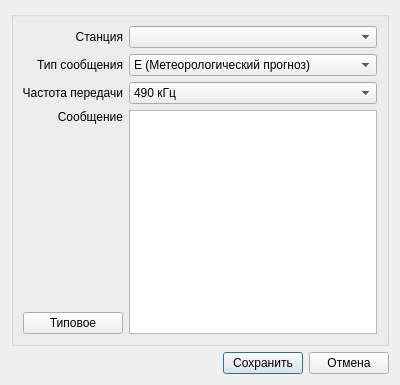
<?xml version="1.0" encoding="UTF-8"?>
<ui version="4.0">
 <class>SvNavtexEditorDialog</class>
 <widget class="QDialog" name="SvNavtexEditorDialog">
  <property name="geometry">
   <rect>
    <x>0</x>
    <y>0</y>
    <width>400</width>
    <height>385</height>
   </rect>
  </property>
  <property name="windowTitle">
   <string>Dialog</string>
  </property>
  <layout class="QVBoxLayout" name="verticalLayout_3">
   <item>
    <widget class="QGroupBox" name="gbVessels_3">
     <property name="font">
      <font>
       <weight>75</weight>
       <bold>true</bold>
      </font>
     </property>
     <property name="title">
      <string/>
     </property>
     <layout class="QVBoxLayout" name="verticalLayout_2">
      <item>
       <layout class="QHBoxLayout" name="horizontalLayout_17">
        <item>
         <widget class="QLabel" name="label_15">
          <property name="minimumSize">
           <size>
            <width>100</width>
            <height>0</height>
           </size>
          </property>
          <property name="maximumSize">
           <size>
            <width>90</width>
            <height>16777215</height>
           </size>
          </property>
          <property name="font">
           <font>
            <weight>50</weight>
            <bold>false</bold>
           </font>
          </property>
          <property name="text">
           <string>Станция</string>
          </property>
          <property name="alignment">
           <set>Qt::AlignRight|Qt::AlignTrailing|Qt::AlignVCenter</set>
          </property>
         </widget>
        </item>
        <item>
         <widget class="QComboBox" name="cbNAVTEXStation">
          <property name="font">
           <font>
            <weight>50</weight>
            <bold>false</bold>
           </font>
          </property>
         </widget>
        </item>
       </layout>
      </item>
      <item>
       <layout class="QHBoxLayout" name="horizontalLayout_19">
        <item>
         <widget class="QLabel" name="label_17">
          <property name="minimumSize">
           <size>
            <width>100</width>
            <height>0</height>
           </size>
          </property>
          <property name="maximumSize">
           <size>
            <width>90</width>
            <height>16777215</height>
           </size>
          </property>
          <property name="font">
           <font>
            <weight>50</weight>
            <bold>false</bold>
           </font>
          </property>
          <property name="text">
           <string>Тип сообщения</string>
          </property>
          <property name="alignment">
           <set>Qt::AlignRight|Qt::AlignTrailing|Qt::AlignVCenter</set>
          </property>
         </widget>
        </item>
        <item>
         <widget class="QComboBox" name="cbNAVTEXMessageType">
          <property name="font">
           <font>
            <weight>50</weight>
            <bold>false</bold>
           </font>
          </property>
          <property name="currentIndex">
           <number>4</number>
          </property>
          <property name="sizeAdjustPolicy">
           <enum>QComboBox::AdjustToMinimumContentsLength</enum>
          </property>
          <item>
           <property name="text">
            <string>A (Навигационное предупреждение)</string>
           </property>
          </item>
          <item>
           <property name="text">
            <string>B (Метеорологическое предупреждение)</string>
           </property>
          </item>
          <item>
           <property name="text">
            <string>C (Ледовая сводка)</string>
           </property>
          </item>
          <item>
           <property name="text">
            <string>D (Аварийно-спасательное сообщениe)</string>
           </property>
          </item>
          <item>
           <property name="text">
            <string>E (Метеорологический прогноз)</string>
           </property>
          </item>
          <item>
           <property name="text">
            <string>F (Информация для лоцманов)</string>
           </property>
          </item>
          <item>
           <property name="text">
            <string>G (Cообщение системы Decca)</string>
           </property>
          </item>
          <item>
           <property name="text">
            <string>H (Cообщение системы LORAN)</string>
           </property>
          </item>
          <item>
           <property name="text">
            <string>I (Cообщение системы Omega)</string>
           </property>
          </item>
          <item>
           <property name="text">
            <string>J (Статус спутников GPS и ГЛОНАСС)</string>
           </property>
          </item>
          <item>
           <property name="text">
            <string>K (Дополнение к «J»)</string>
           </property>
          </item>
          <item>
           <property name="text">
            <string>L (Сообщение о потере буровых платформ)</string>
           </property>
          </item>
          <item>
           <property name="text">
            <string>V (Подробное навигационное предупреждение &quot;A&quot;)</string>
           </property>
          </item>
          <item>
           <property name="text">
            <string>W X Y (Тестовый режим)</string>
           </property>
          </item>
          <item>
           <property name="text">
            <string>Z (Предупреждение отсутствует)</string>
           </property>
          </item>
         </widget>
        </item>
       </layout>
      </item>
      <item>
       <layout class="QHBoxLayout" name="horizontalLayout_7">
        <item>
         <widget class="QLabel" name="label_12">
          <property name="minimumSize">
           <size>
            <width>100</width>
            <height>0</height>
           </size>
          </property>
          <property name="maximumSize">
           <size>
            <width>60</width>
            <height>16777215</height>
           </size>
          </property>
          <property name="font">
           <font>
            <weight>50</weight>
            <bold>false</bold>
           </font>
          </property>
          <property name="text">
           <string>Частота передачи</string>
          </property>
          <property name="alignment">
           <set>Qt::AlignRight|Qt::AlignTrailing|Qt::AlignVCenter</set>
          </property>
         </widget>
        </item>
        <item>
         <widget class="QComboBox" name="cbNAVTEXTransmitFrequency">
          <property name="font">
           <font>
            <weight>50</weight>
            <bold>false</bold>
           </font>
          </property>
          <item>
           <property name="text">
            <string>490 кГц</string>
           </property>
          </item>
          <item>
           <property name="text">
            <string>518 кГц</string>
           </property>
          </item>
          <item>
           <property name="text">
            <string>4209,5 кГц</string>
           </property>
          </item>
         </widget>
        </item>
       </layout>
      </item>
      <item>
       <layout class="QHBoxLayout" name="horizontalLayout">
        <item>
         <layout class="QVBoxLayout" name="verticalLayout">
          <item>
           <widget class="QLabel" name="label_18">
            <property name="minimumSize">
             <size>
              <width>100</width>
              <height>0</height>
             </size>
            </property>
            <property name="maximumSize">
             <size>
              <width>90</width>
              <height>16777215</height>
             </size>
            </property>
            <property name="font">
             <font>
              <weight>50</weight>
              <bold>false</bold>
             </font>
            </property>
            <property name="text">
             <string>Сообщение</string>
            </property>
            <property name="alignment">
             <set>Qt::AlignRight|Qt::AlignTop|Qt::AlignTrailing</set>
            </property>
           </widget>
          </item>
          <item>
           <spacer name="verticalSpacer">
            <property name="orientation">
             <enum>Qt::Vertical</enum>
            </property>
            <property name="sizeHint" stdset="0">
             <size>
              <width>20</width>
              <height>40</height>
             </size>
            </property>
           </spacer>
          </item>
          <item>
           <widget class="QPushButton" name="bnSimpleMessage">
            <property name="font">
             <font>
              <weight>50</weight>
              <bold>false</bold>
             </font>
            </property>
            <property name="text">
             <string>Типовое</string>
            </property>
           </widget>
          </item>
         </layout>
        </item>
        <item>
         <widget class="QTextEdit" name="textNAVTEXMessageText">
          <property name="font">
           <font>
            <weight>50</weight>
            <bold>false</bold>
           </font>
          </property>
         </widget>
        </item>
       </layout>
      </item>
     </layout>
    </widget>
   </item>
   <item>
    <layout class="QHBoxLayout" name="layoutButtons">
     <item>
      <spacer name="hSpacerButtons">
       <property name="orientation">
        <enum>Qt::Horizontal</enum>
       </property>
       <property name="sizeType">
        <enum>QSizePolicy::Expanding</enum>
       </property>
       <property name="sizeHint" stdset="0">
        <size>
         <width>40</width>
         <height>20</height>
        </size>
       </property>
      </spacer>
     </item>
     <item>
      <widget class="QPushButton" name="bnSave">
       <property name="sizePolicy">
        <sizepolicy hsizetype="Fixed" vsizetype="Fixed">
         <horstretch>0</horstretch>
         <verstretch>0</verstretch>
        </sizepolicy>
       </property>
       <property name="maximumSize">
        <size>
         <width>80</width>
         <height>16777215</height>
        </size>
       </property>
       <property name="text">
        <string>Сохранить</string>
       </property>
       <property name="default">
        <bool>true</bool>
       </property>
      </widget>
     </item>
     <item>
      <widget class="QPushButton" name="bnCancel">
       <property name="sizePolicy">
        <sizepolicy hsizetype="Fixed" vsizetype="Fixed">
         <horstretch>0</horstretch>
         <verstretch>0</verstretch>
        </sizepolicy>
       </property>
       <property name="maximumSize">
        <size>
         <width>80</width>
         <height>16777215</height>
        </size>
       </property>
       <property name="text">
        <string>Отмена</string>
       </property>
      </widget>
     </item>
    </layout>
   </item>
  </layout>
 </widget>
 <resources/>
 <connections/>
</ui>
